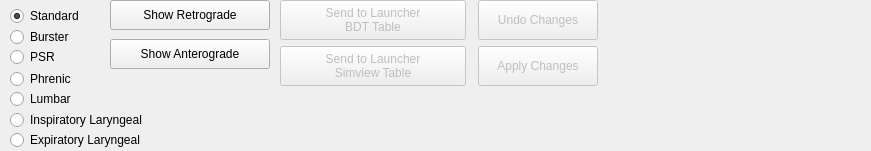
                 <widget class="QFrame" name="cellTopFrame">
                  <property name="geometry">
                   <rect>
                    <x>10</x>
                    <y>10</y>
                    <width>871</width>
                    <height>151</height>
                   </rect>
                  </property>
                  <property name="sizePolicy">
                   <sizepolicy hsizetype="Expanding" vsizetype="Expanding">
                    <horstretch>0</horstretch>
                    <verstretch>0</verstretch>
                   </sizepolicy>
                  </property>
                  <property name="frameShape">
                   <enum>QFrame::NoFrame</enum>
                  </property>
                  <property name="frameShadow">
                   <enum>QFrame::Plain</enum>
                  </property>
                  <widget class="QRadioButton" name="standardCell">
                   <property name="geometry">
                    <rect>
                     <x>10</x>
                     <y>6</y>
                     <width>100</width>
                     <height>20</height>
                    </rect>
                   </property>
                   <property name="text">
                    <string>Standard</string>
                   </property>
                   <property name="checked">
                    <bool>true</bool>
                   </property>
                  </widget>
                  <widget class="QRadioButton" name="bursterCell">
                   <property name="geometry">
                    <rect>
                     <x>10</x>
                     <y>27</y>
                     <width>100</width>
                     <height>20</height>
                    </rect>
                   </property>
                   <property name="text">
                    <string>Burster</string>
                   </property>
                  </widget>
                  <widget class="QRadioButton" name="psrCell">
                   <property name="geometry">
                    <rect>
                     <x>10</x>
                     <y>47</y>
                     <width>100</width>
                     <height>20</height>
                    </rect>
                   </property>
                   <property name="text">
                    <string>PSR</string>
                   </property>
                  </widget>
                  <widget class="QPushButton" name="cellShowTarg">
                   <property name="geometry">
                    <rect>
                     <x>110</x>
                     <y>0</y>
                     <width>160</width>
                     <height>30</height>
                    </rect>
                   </property>
                   <property name="text">
                    <string>Show Retrograde</string>
                   </property>
                  </widget>
                  <widget class="QPushButton" name="cellShowSrc">
                   <property name="geometry">
                    <rect>
                     <x>110</x>
                     <y>39</y>
                     <width>160</width>
                     <height>30</height>
                    </rect>
                   </property>
                   <property name="text">
                    <string>Show Anterograde</string>
                   </property>
                  </widget>
                  <widget class="QPushButton" name="cellSendLaunchBdt">
                   <property name="enabled">
                    <bool>false</bool>
                   </property>
                   <property name="geometry">
                    <rect>
                     <x>280</x>
                     <y>0</y>
                     <width>186</width>
                     <height>40</height>
                    </rect>
                   </property>
                   <property name="toolTip">
                    <string>&lt;html&gt;&lt;head/&gt;&lt;body&gt;&lt;p&gt;This adds a row to the SimLauncher BDT table in for a cell in this population. Spike trains for a cell in this population will be included in the .bdt file.&lt;/p&gt;&lt;/body&gt;&lt;/html&gt;</string>
                   </property>
                   <property name="text">
                    <string>Send to Launcher
BDT Table</string>
                   </property>
                  </widget>
                  <widget class="QPushButton" name="cellSendLaunchPlot">
                   <property name="enabled">
                    <bool>false</bool>
                   </property>
                   <property name="geometry">
                    <rect>
                     <x>280</x>
                     <y>46</y>
                     <width>186</width>
                     <height>40</height>
                    </rect>
                   </property>
                   <property name="toolTip">
                    <string>&lt;html&gt;&lt;head/&gt;&lt;body&gt;&lt;p&gt;This adds a row to the SimLauncher SimViewer table in for a cell in this population. Information about one or more cells in this population will be plotted in the SimViewer window.&lt;/p&gt;&lt;/body&gt;&lt;/html&gt;</string>
                   </property>
                   <property name="text">
                    <string>Send to Launcher
Simview Table</string>
                   </property>
                  </widget>
                  <widget class="QRadioButton" name="lungPhrenicCell">
                   <property name="geometry">
                    <rect>
                     <x>10</x>
                     <y>69</y>
                     <width>111</width>
                     <height>20</height>
                    </rect>
                   </property>
                   <property name="toolTip">
                    <string>&lt;html&gt;&lt;head/&gt;&lt;body&gt;&lt;p&gt;This cell population is used in the lung model. The Comment field must contain the word PHRENIC. Case is not important. If more than one popuation is used, numbers must follow the word PHRENIC, such as PHRENIC1, PHRENIC2, and so on. See the Globals page for where this information is used. &lt;/p&gt;&lt;/body&gt;&lt;/html&gt;</string>
                   </property>
                   <property name="text">
                    <string>Phrenic</string>
                   </property>
                  </widget>
                  <widget class="QRadioButton" name="lungInspiLarCell">
                   <property name="geometry">
                    <rect>
                     <x>10</x>
                     <y>110</y>
                     <width>181</width>
                     <height>20</height>
                    </rect>
                   </property>
                   <property name="toolTip">
                    <string>&lt;html&gt;&lt;head/&gt;&lt;body&gt;&lt;p&gt;This cell population is used in the lung model. It is an Inspiratory Laryngeal population. The Comment field must contain the word ILM or PCA. Case is not important. See the Globals page for where this information is used. &lt;/p&gt;&lt;/body&gt;&lt;/html&gt;</string>
                   </property>
                   <property name="text">
                    <string>Inspiratory Laryngeal</string>
                   </property>
                  </widget>
                  <widget class="QRadioButton" name="lungExpirLarCell">
                   <property name="geometry">
                    <rect>
                     <x>10</x>
                     <y>130</y>
                     <width>181</width>
                     <height>20</height>
                    </rect>
                   </property>
                   <property name="toolTip">
                    <string>&lt;html&gt;&lt;head/&gt;&lt;body&gt;&lt;p&gt;This cell population is used in the lung model. It is an Expiratory Laryngeal population. The Comment field must contain the word ELM or TA. Case is not important. See the Globals page for where this information is used. &lt;/p&gt;&lt;/body&gt;&lt;/html&gt;</string>
                   </property>
                   <property name="text">
                    <string>Expiratory Laryngeal</string>
                   </property>
                  </widget>
                  <widget class="QRadioButton" name="lungLumbarCell">
                   <property name="geometry">
                    <rect>
                     <x>10</x>
                     <y>89</y>
                     <width>111</width>
                     <height>20</height>
                    </rect>
                   </property>
                   <property name="toolTip">
                    <string>&lt;html&gt;&lt;head/&gt;&lt;body&gt;&lt;p&gt;This cell population is used in the lung model. The Comment field must contain the word LUMBAR. Case is not important. If more than one popuation is used, numbers must follow the word LUMBAR, such as LUMBAR1, LUMBAR2, and so on. See the Globals page for where this information is used. &lt;/p&gt;&lt;/body&gt;&lt;/html&gt;</string>
                   </property>
                   <property name="text">
                    <string>Lumbar</string>
                   </property>
                  </widget>
                  <widget class="QPushButton" name="cellUndo">
                   <property name="enabled">
                    <bool>false</bool>
                   </property>
                   <property name="geometry">
                    <rect>
                     <x>478</x>
                     <y>0</y>
                     <width>120</width>
                     <height>40</height>
                    </rect>
                   </property>
                   <property name="text">
                    <string>Undo Changes</string>
                   </property>
                  </widget>
                  <widget class="QPushButton" name="cellApply">
                   <property name="enabled">
                    <bool>false</bool>
                   </property>
                   <property name="geometry">
                    <rect>
                     <x>478</x>
                     <y>46</y>
                     <width>120</width>
                     <height>40</height>
                    </rect>
                   </property>
                   <property name="text">
                    <string>Apply Changes</string>
                   </property>
                  </widget>
                 </widget>
